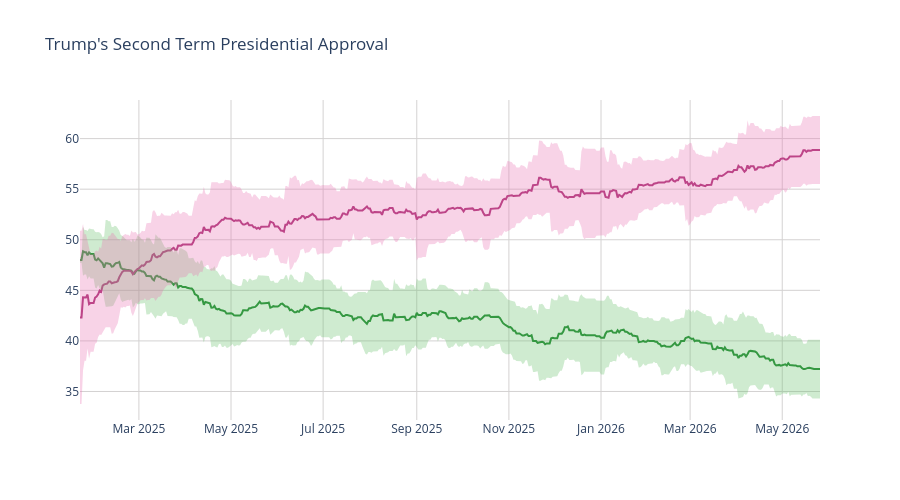

The notebook cell this image was saved under:
### Code cell
disappr_ci_hex = "#e86eaf"
appr_ci_hex = "#60be65"
disappr_ci_rgba = "rgba(232, 110, 175, 0.3)"
appr_ci_rgba = "rgba(96, 190, 101, 0.3)"
grid_col = "#d4d2d2"


# Approve
fig = go.Figure(go.Scatter(
    x=pres['end_date'],
    y=pres['approve'],
    hovertemplate="%{y:.2f}%",
    name="<b>Approve</b>",
    line=dict(color="#228833"),
    showlegend=False
))

# Disapprove
fig.add_trace(go.Scatter(
    x=pres['end_date'],
    y=pres['disapprove'],
    hovertemplate="%{y:.2f}%",
    name="<b>Disapprove</b>",
    line=dict(color="#aa3377"),
    showlegend=False
    )
)

# Approve CI
fig.add_traces([

    # Upper bound
    go.Scatter(
        x=pres['end_date'],
        y=pres['approve_upper_ci'],
        marker=dict(color=appr_ci_hex),
        line=dict(width=0),
        mode='lines',
        showlegend=False,
        hoverinfo="skip"
    ),

    # Lower bound
    go.Scatter(
        x=pres['end_date'],
        y=pres['approve_lower_ci'],
        marker=dict(color=appr_ci_hex),
        line=dict(width=0),
        mode='lines',
        fillcolor=appr_ci_rgba,
        fill="tonexty",
        showlegend=False,
        hoverinfo="skip"
    )
])

# Disapprove CI
fig.add_traces([

    # Upper bound
    go.Scatter(
        x=pres['end_date'],
        y=pres['disapprove_upper_ci'],
        marker=dict(color=disappr_ci_hex),
        line=dict(width=0),
        mode='lines',
        showlegend=False,
        hoverinfo="skip"
    ),

    # Lower bound
    go.Scatter(
        x=pres['end_date'],
        y=pres['disapprove_lower_ci'],
        marker=dict(color=disappr_ci_hex),
        line=dict(width=0),
        mode='lines',
        fillcolor=disappr_ci_rgba,
        fill="tonexty",
        showlegend=False,
        hoverinfo="skip"
    )
])

fig.update_layout(
    title=dict(text="Trump's Second Term Presidential Approval"),
    hovermode="x"
)

fig.update_xaxes(gridcolor=grid_col)
fig.update_yaxes(gridcolor=grid_col)

fig.update_layout(hovermode="x", hoverlabel_align="right", plot_bgcolor="rgba(0, 0, 0, 0)", height=500)
fig.show()

### Figure 1 — Plotly figure (JSON) as saved in the notebook; plotly's stock layout.template omitted (floating-point values rounded to 4 significant figures; data arrays with more than 128 entries replaced by an {"elided": "..."} marker saying what was removed)
{"data": [{"hovertemplate": "%{y:.2f}%", "line": {"color": "#228833"}, "name": "<b>Approve</b>", "showlegend": false, "type": "scatter", "x": {"elided": "491 str values"}, "y": {"elided": "491 float values"}}, {"hovertemplate": "%{y:.2f}%", "line": {"color": "#aa3377"}, "name": "<b>Disapprove</b>", "showlegend": false, "type": "scatter", "x": {"elided": "491 str values"}, "y": {"elided": "491 float values"}}, {"hoverinfo": "skip", "line": {"width": 0}, "marker": {"color": "#60be65"}, "mode": "lines", "showlegend": false, "type": "scatter", "x": {"elided": "491 str values"}, "y": {"elided": "491 float values"}}, {"fill": "tonexty", "fillcolor": "rgba(96, 190, 101, 0.3)", "hoverinfo": "skip", "line": {"width": 0}, "marker": {"color": "#60be65"}, "mode": "lines", "showlegend": false, "type": "scatter", "x": {"elided": "491 str values"}, "y": {"elided": "491 float values"}}, {"hoverinfo": "skip", "line": {"width": 0}, "marker": {"color": "#e86eaf"}, "mode": "lines", "showlegend": false, "type": "scatter", "x": {"elided": "491 str values"}, "y": {"elided": "491 float values"}}, {"fill": "tonexty", "fillcolor": "rgba(232, 110, 175, 0.3)", "hoverinfo": "skip", "line": {"width": 0}, "marker": {"color": "#e86eaf"}, "mode": "lines", "showlegend": false, "type": "scatter", "x": {"elided": "491 str values"}, "y": {"elided": "491 float values"}}], "layout": {"height": 500, "hoverlabel": {"align": "right"}, "hovermode": "x", "plot_bgcolor": "rgba(0, 0, 0, 0)", "title": {"text": "Trump's Second Term Presidential Approval"}, "xaxis": {"gridcolor": "#d4d2d2"}, "yaxis": {"gridcolor": "#d4d2d2"}}}
